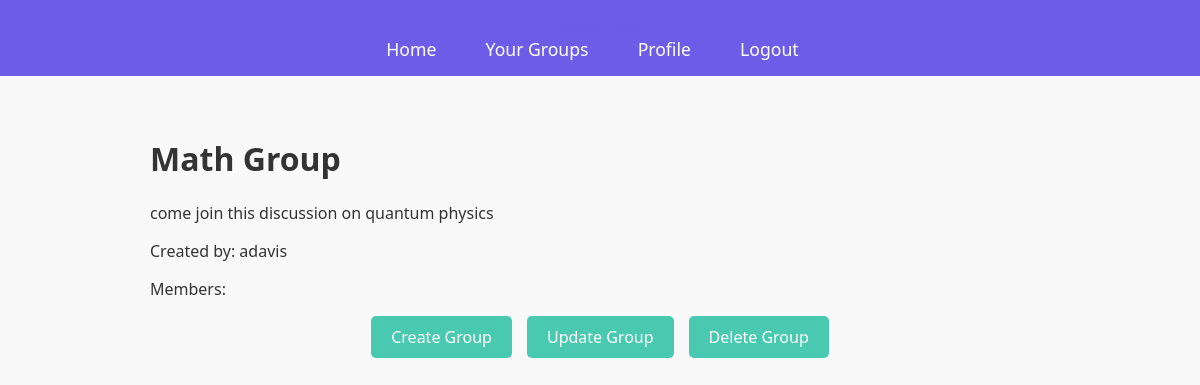
Page /study-groups/37/ (signed in) on the committed database.
### app/models.py (models this page shows, shortened)
class StudyGroup(models.Model):
    name = models.CharField(max_length=200)
    description = models.TextField()
    created_by = models.ForeignKey(User, on_delete=models.CASCADE, default=1)
    created_at = models.DateTimeField(default=timezone.now)
    members = models.ManyToManyField(User, related_name='joined_groups', blank=True)
    class Meta:
        permissions = [
            ('can_create_group', 'Can create a study group'),
            ('can_update_group', 'Can update a study group'),
            ('can_delete_group', 'Can delete a study group'),
        ]

### app/views.py (the view, shortened to what this page needs)
# urls.py: path('study-groups/<int:pk>/', views.study_group_detail, name='study_group_detail'),
@login_required
def study_group_detail(request, pk):
    study_group = get_object_or_404(StudyGroup, pk=pk)
    return render(request, 'study_group_detail.html', {'study_group': study_group})

### app/templates/study_group_detail.html (shortened to what this page needs)
{% extends 'base.html' %}
{% block content %}
    <h1>{{ study_group.name }}</h1>
    <p>{{ study_group.description }}</p>
    <p>Created by: {{ study_group.created_by.username }}</p>
    <p>Members:</p>
    {% if user.username == 'adavis' %}
        <div class="admin-buttons">
            <a href="{% url 'create_study_group' %}" class="btn create-btn">Create Group</a>
            <a href="{% url 'update_study_group' study_group.id %}" class="btn update-btn">Update Group</a>
            <a href="{% url 'delete_study_group' study_group.id %}" class="btn delete-btn">Delete Group</a>
        </div>
    {% endif %}
{% endblock %}

### app/static/base.css (style rules this page uses)
body { font-family: 'Segoe UI', Tahoma, Geneva, Verdana, sans-serif; margin: 0; padding: 0; background-color: #f9f9f9; color: #333; }
a { color: #6C5CE7; text-decoration: none; transition: color 0.3s; }
h1, h2, h3, h4 { color: #333; }
button, .btn { padding: 10px 18px; background-color: #6C5CE7; color: white; border: none; border-radius: 5px; cursor: pointer; font-size: 1rem; transition: background-color 0.3s ease; display: inline-block; text-align: center; }
.admin-buttons { display: flex; gap: 15px; flex-wrap: wrap; justify-content: center; }
.admin-buttons a { display: inline-block; padding: 10px 20px; text-align: center; background-color: #48C9B0; color: white; border-radius: 5px; transition: background-color 0.3s ease; }
.create-btn { background-color: #28a745; }
.update-btn { background-color: #FF6F61; }
.delete-btn { background-color: #E53E3E; }

### rows in the picture
StudyGroup: name "Math Group", description "come join this discussion on quantum physics", created_by.username "adavis"
